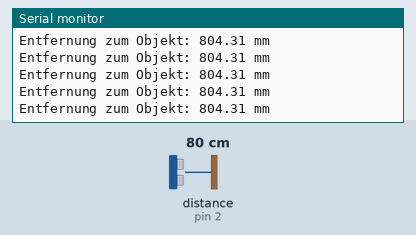
Simulated run of this sketch. Board: Arduino Leonardo, built with avr-gcc and run on an emulated ATmega32U4. Shown: the last lines printed to the serial monitor. Wiring (inferred from the names in the program): ultrasonic range finder: trigger pin 4; echo pin 2. The test bench sets the inputs (shaded band); at power-on: distance to the obstacle (sensor on pin 2) 80 cm. The echo pulse lasts 58.3 µs per cm.

Above: at 1.2 s.
1.3 s: distance to the obstacle (sensor on pin 2) set to 2 cm
At 1.4 s:
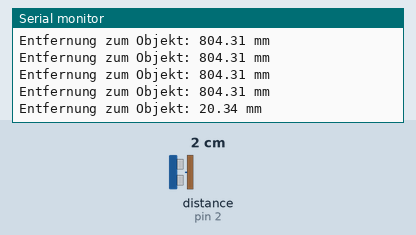
2.8 s: distance to the obstacle (sensor on pin 2) set to 4 cm
At 2.82 s:
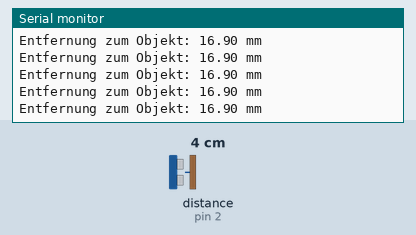
Timing chart, 0 to 5.8 s (numbered marks = the images above; inputs shaded):
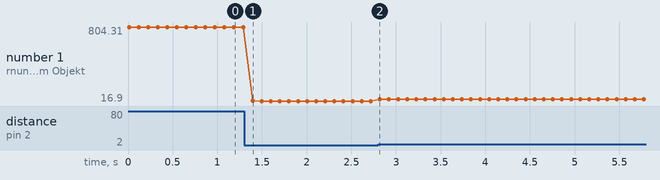

The sketch:

sonic1.ino
```cpp
/*
  Arduino <-> Ultraschallsensor HC SR04
  -------------------------------------

  Erzeugt einen Ultraschallimpuls und misst die Zeit,
  bis das Echo aufgefangen wird. Aus der Laufzeit des
  Schallimpulses wird die Entfernung zum reflektierenden
  Objekt berechnet.

*/

// Trig ist an Digital-Pin 7 angeschlossen
const byte TRIGGER = 4;

// und Echo an Digital-Pin 8
const byte ECHO = 2;

/************************************************************
*
* void setup()
* ------------
*
* Wird einmal beim Programmstart durchlaufen
*
*************************************************************/
void setup() {
  Serial.begin(9600);

  pinMode(TRIGGER, OUTPUT);
  pinMode(ECHO, INPUT);

  // Damit später durch HIGH-setzen von TRIGGER ein Impuls
  // ausgelöst werden kann, wird TRIGGER hier LOW gesetzt.
  digitalWrite(TRIGGER, LOW);

  // TRIGGER muss mindestens 2µs LOW sein
  delayMicroseconds(2);

  // Für Leonardo
  while (!Serial)
    ;
}

/************************************************************
*
* void loop()
* ------------
*
* Wird immer wieder durchlaufen
*
*************************************************************/
void loop() {
  long laufzeit;
  double entfernung;

  while(true) {
    // Einen Impuls auslösen
    digitalWrite(TRIGGER, HIGH);
    delayMicroseconds(5);
    digitalWrite(TRIGGER, LOW);

    // Messen, wann der reflektierte Impuls zurückkommt
    laufzeit = pulseIn(ECHO, HIGH);

    // Pro Meter benötigt der Schall in Luft ca. 2,9 ms
    // pulseIn misst Mikrosekunden, also 2,9 µs pro Millimeter
    // Weg geht hin und zurück, also mal 2
    entfernung = (double) laufzeit / (2.9 * 2.0);

    Serial.print("Entfernung zum Objekt: ");
    Serial.print(entfernung);
    Serial.println(" mm");

    delay(100);
  }
}
```

Measured:
- after the input at 1.3 s, the serial monitor: prints a new line after 0.09 s (image 1)
- plotted number 1: 804.31 → 16.9 after the input at 1.3 s, 16.9 → 37.07 after the input at 2.8 s
